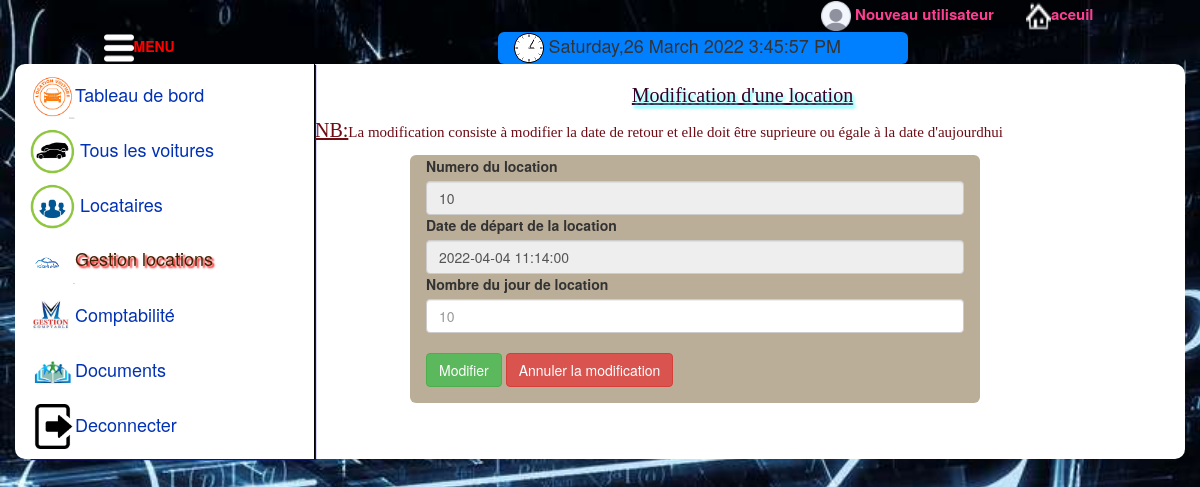
Screenshot of /modifLocation.php?numero1=10 (signed in) with the database file from the repository.
### tables this page shows
CREATE TABLE IF NOT EXISTS `location` (
  `numlocation` int(11) NOT NULL AUTO_INCREMENT,
  `numcli` int(11) DEFAULT NULL,
  `numvoiture` int(11) DEFAULT NULL,
  `dateDepart` timestamp NULL DEFAULT NULL,
  `dateDarrive` timestamp NULL DEFAULT NULL,
  `nbjours` int(11) DEFAULT NULL,
  `montant` double DEFAULT NULL,
  `disonibility` varchar(15) DEFAULT NULL,
  PRIMARY KEY (`numlocation`)
);

### modifLocation.php (the view, shortened to what this page needs)
<?php
  if (!isset($_SESSION['name']))
 {
   echo "<script>location.href='index.php'</script>";
 }
 else{
  ?>
<!DOCTYPE html>
<html>
<head>
    <link rel="stylesheet" type="text/css" href="date/jquery.datetimepicker.min.css">
  	<link rel="stylesheet" type="text/css" href="css/bootstrap.min.css">
	<link rel="stylesheet" type="text/css" href="css/bootstrap.css">
	<link rel="stylesheet" type="text/css" href="style.css">
</head>
<body>
<div class="row">
	<div class="col-md-2 col-md-push-10">
		<a href="aceuil2.php" style="text-decoration: none;font-size: 15px;color: #FD3F92;">
		<img src="image/maison.png" width="25" height="30"><strong>aceuil</strong>
	    </a></div>
	 <div class="col-md-2 col-md-push-6">
	 	<img src="sary/avatar.png" width="30" height="30">
	 	<a href="nuwUser.php" style="text-decoration: none;font-size: 15px;color: #FD3F92;"><strong>Nouveau utilisateur</strong></a></div>
</div>
<div class="row">
	<div class="col-md-2 col-md-push-1 okay">
		<a href="aceuil1.php" style="text-decoration: none;cursor: pointer;color: red;">
		<img src="sary/menumobile.png" width="30" height="30"><strong>MENU</strong></a>
	</div>
   <div class="col-md-4 col-md-push-3" id="montre" style="font-size: 18px;">
    	<img src="image/montre.GIF" width="30" height="30" style="left: 3px;">
    	<?php
    	echo date('l,j F Y');
		include('connection.php');
    	?>
    	<span id="date"></span>
	</div>
</div>
<div class="container" style="background-color:white;" id="page3">
  <div class="a2">
    <h4 id="h4"><a href="bord.php" style="cursor: pointer; color: #0131B4;text-decoration:  none;"> <img src="sary/disponible.png" width="45" height="45">Tableau de bord</a></h4>
  	<h4 id="h4"><a href="aceuil.php" style="color: #0131B4;cursor: pointer;text-decoration: none;"> <img src="sary/vehicule.png" width="45" height="45"> Tous les voitures</a></h4>
  	<h4 id="h4"><a href="insertLocataire.php" style="color: #0131B4;cursor: pointer;text-decoration: none;"><img src="sary/reservation-car.png" width="45" height="45"> Locataires</a></h4>
  	<h4 id="h3" style="color: #3F2204;text-shadow: 2px 2px 2px #ED0000;"><img src="sary/louer.png" width="45" height="45">Gestion locations</a></h4>
  	<h4 id="h4"><a href="comptabilite.php" style="cursor: pointer; color: #0131B4; text-decoration: none; height: 50px"><img src="sary/images1.jpg" width="45" height="45">Comptabilité</a></h4>
  	<h4 id="h4"><a style="cursor: pointer; color: #0131B4; text-decoration: none; height: 50px"><img src="sary/document2.jpg" width="45" height="45">Documents</a></h4>
    <h4 id="h4"><a href="aceuil2.php" style="cursor: pointer; color: #0131B4; text-decoration: none; height: 50px"><img src="sary/disconnect.png" width="45" height="45">Deconnecter</a></h4>
  </div>
  <div class="change">
  	<h1 style="text-align:center;">Modification d'une location</h1>
  	<p style="font-family: Consolas;font-size: 15px;color: #6E0B14"><span style="text-decoration: underline;font-size: 20px;color: #6E0B14">NB:</span>La modification consiste à modifier la date de retour et elle doit être suprieure ou égale à la date d'aujourdhui</p>
  <div class="col-md-6 col-md-push-1" id="Ajouter" style="background-color: #BBAE98;">
  	<div class="form-group">
  	<form method="post" action="maj.php">
  <?php
  		$numero=$_GET['numero1'];
  	    $requete1=$bdd->query("SELECT *from location where numlocation='$numero'");
  	   $listrequet=$requete1->fetch();
  	   ?>
  		<label>Numero du location</label>
  		<input type="text" readonly='' name="newnumber" class="form-control" value="<?php echo $listrequet['numlocation'] ?>">
  		<label>Date de départ de la location</label>
  		<input type="text" class="form-control" value="<?php echo $listrequet['dateDepart'] ?>" readonly=''>
  		<label>Nombre du jour de location</label>
  		<input type="number" name="newdate" class="form-control" placeholder="<?php echo $listrequet['nbjours'] ?>">
  		<br><button type="submit" class="btn btn-md btn-success 2" name="okayl" id="ajoutL">Modifier</button>
 			<button class="btn btn-md btn-danger"  id="ajout1" name="okay1l" onclick="this.reset">Annuler la modification</button>
  	</form>
  	</div>
  </div>
  </div>
</div>
</body>
</html>
<?php
}
?>

### style.css (style rules this page uses)
html,body { background-image: url(image/SaryMath.jpg); background-size:cover; background-attachment: fixed; }
h1 { text-align:center; font-size: 20px; font-family: Consolas; color: #370028; text-shadow: 2px 3px 3px rgb(85, 255, 255); text-decoration: underline; }
.container { background-color: white; border-radius: 10px; }
div.a2 { float: left; left: 20%; width: 25%; border-right: 1px solid black; box-shadow: 1px 1px 1px blue; }
#montre { background-color: #007FFF; }
.container { background-color: #D473D4; }
[class*="col-"] { border: 1px solid transparent; border-radius: 6px; }

### rows the page displays
location: newnumber "10", dateDepart "2022-04-04 11:14:00", newdate "10"
